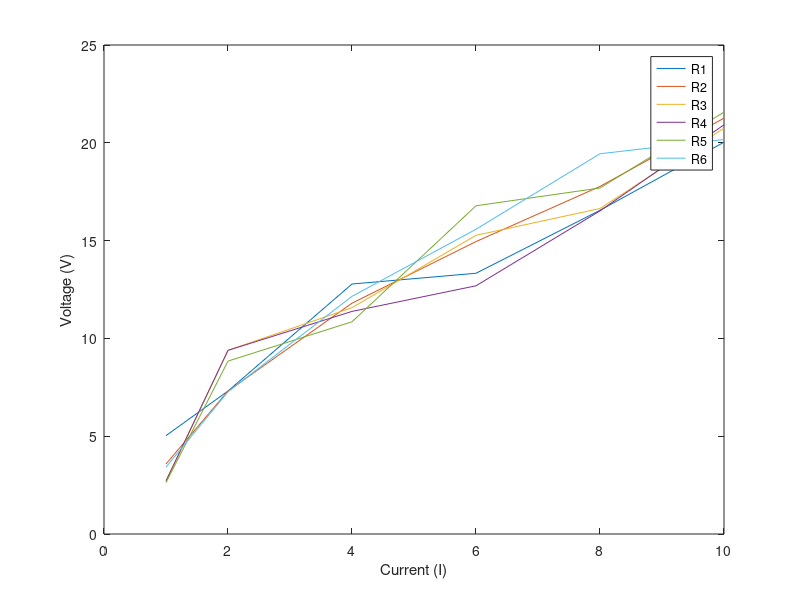
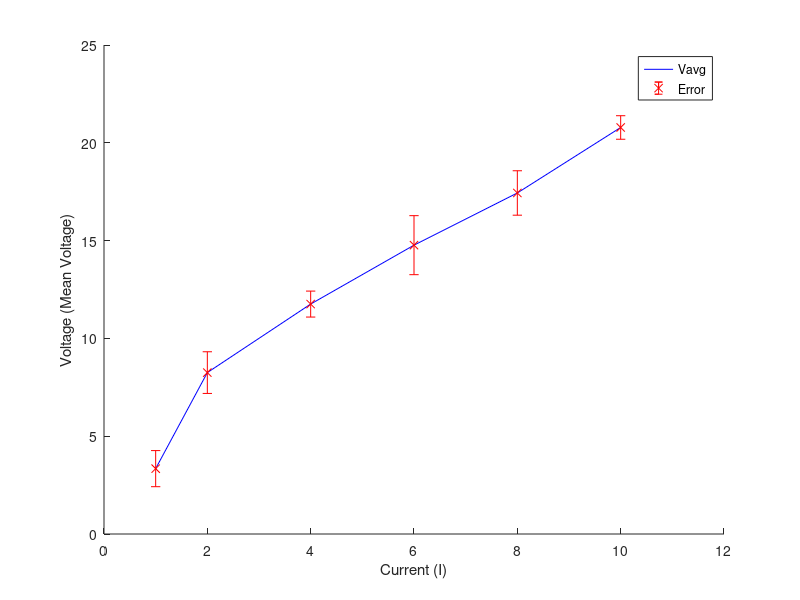

The MATLAB source for these figures, in order:
%/////////////////////////////////////////////////////////
% By: Lee Allers                                         /
%For: Numerical Computation, 2016                        /
%     University of New Mexico                           /
%NOTE: None of my scripts are built to be robust, they   /
%      are merely an implementation of a given set of    /
%      data or instructions!                             /
%/////////////////////////////////////////////////////////
clc;clear all;close all;hold off
d = [197.7 197.7 197.7 197.7 197.7 197.7 197.7 197.7 197.7 197.7 197.7 197.7];
V1 =[ 186 184.3 185.8 186.8 181.9 185.2 184 185.7 186 185.5 182.5 183.8];
V2 =[ 323.5 320.6 323.2 324.8 316.4 322.1 320 322.9 323.5 322.6 317.4 319.6];

V1mean = mean(V1);
v1std = std(V1);
Vwmean = mean(V2);
v2std = std(V2);
dstd = std(d);
a = (V2 - V1)./(2.*d);
astd = v1std + v2std + dstd;

E1 = sum((V1./d))^2*v1std^2;
E2 = sum((V2./d))^2.*v2std^2;
E = sqrt(E1+E2);


A = [1 5.03 3.58 2.67 2.72 2.63 3.42;
    2 7.31 7.31 9.39 9.39 8.84 7.27;
    4 12.78 11.80 11.57 11.38 10.85 12.15;
    6 13.33 14.95 15.27 12.69 16.78 15.58;
    8 16.55 17.77 16.64 16.52 17.69 19.44;
    10 20.03 21.26 20.75 20.92 21.57 20.17];

Vavg1 = mean(A(1,[2:end])); Vstd1 = std(A(1,[2:end]));
Vavg2 = mean(A(2,[2:end])); Vstd2 = std(A(2,[2:end]));
Vavg3 = mean(A(3,[2:end])); Vstd3 = std(A(3,[2:end]));
Vavg4 = mean(A(4,[2:end])); Vstd4 = std(A(4,[2:end]));
Vavg5 = mean(A(5,[2:end])); Vstd5 = std(A(5,[2:end]));
Vavg6 = mean(A(6,[2:end])); Vstd6 = std(A(6,[2:end]));
I = A(:,1);
MEAN = [Vavg1,Vavg2,Vavg3,Vavg4,Vavg5,Vavg6];
STD = [Vstd1,Vstd2,Vstd3,Vstd4,Vstd5,Vstd6];
R1 = A(:,2);
R2 = A(:,3);
R3 = A(:,4);
R4 = A(:,5);
R5 = A(:,6);
R6 = A(:,7);
figure(1)
plot(I,R1,I,R2,I,R3,I,R4,I,R5,I,R6);
xlabel('Current (I)');ylabel('Voltage (V)');
legend('R1','R2','R3','R4','R5','R6')
figure(2)
hold on
plot(I,MEAN,'b')
errorbar(I,MEAN,STD,'rx')

xlabel('Current (I)');ylabel('Voltage (Mean Voltage)');
legend('Vavg','Error')
hold off


sigV = ((1./I').*STD).^2;
sigI = ((-MEAN./(I'.^2)).*1e-3).^2;

sig1 = sqrt(sigV + sigI);

Z1=V1./d * std(V1);
Z2=V2./d * std(V2);
Z3=-(V1.^2-V2.^2)./(2*d.^2) * std(d);

Z = sqrt(sum(Z1)^2 + sum(Z2)^2 + sum(Z3)^2);





